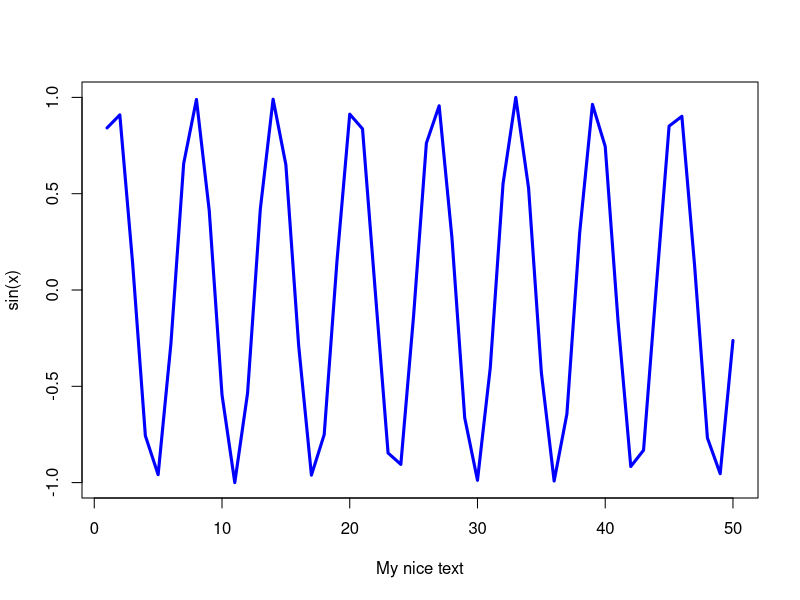

Source code (R):
## ---- chunk 1
x <- 1:50
plot(x, sin(x), type="l", col="blue", lwd=3, xlab="My nice text")
